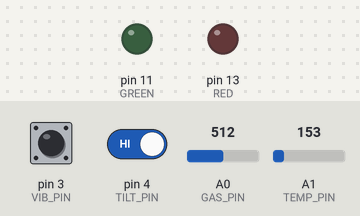
This sketch was run on a simulated Arduino Uno, built with avr-gcc and run on an emulated ATmega328P. Parts: output pins drawn as LEDs (lit = HIGH). Inputs (shaded band) come from the test bench; at power-on: A1 (TEMP_PIN) = 153, pin 3 (VIB_PIN) HIGH, pin 4 (TILT_PIN) HIGH, A0 (GAS_PIN) = 512. What the sketch prints to the serial monitor is not drawn.

Above: at 0.01 s.
At 2.9 s:
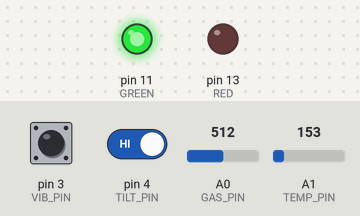
3.0 s: A1 (TEMP_PIN) set to 181
5.8 s: A1 (TEMP_PIN) set to 211
At 7.3 s:
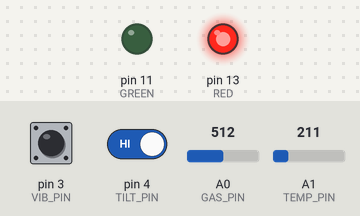
Timing chart, 0 to 8.8 s (numbered marks = the images above; inputs shaded):
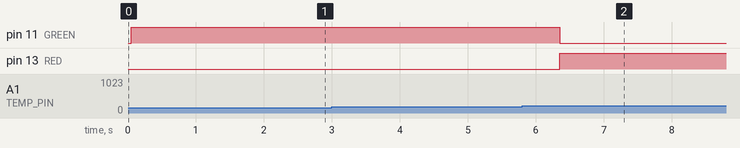

Measured:
- the behaviour switches between 194 and 195 on A1 (TEMP_PIN) (found by bisection; images 1 and 2)
- after the input at 5.8 s, pin 11 (GREEN): HIGH → LOW after 0.55 s; pin 13 (RED): LOW → HIGH after 0.55 s

The sketch:

coal-mine.ino
```cpp
// ----------- PIN DEFINITIONS -----------
#define TEMP_PIN A1
#define GAS_PIN A0
#define VIB_PIN 3
#define TILT_PIN 4

#define GREEN 11
#define RED 13

// ----------- SETUP -----------
void setup() {
  Serial.begin(9600);

  pinMode(VIB_PIN, INPUT_PULLUP);
  pinMode(TILT_PIN, INPUT_PULLUP);

  pinMode(GREEN, OUTPUT);
  pinMode(RED, OUTPUT);
}

// ----------- LOOP -----------
void loop() {

  // 🌡️ Temperature (TMP36)
  int tempReading = analogRead(TEMP_PIN);
  float voltage = tempReading * (5.0 / 1023.0);
  float temperature = (voltage - 0.5) * 100;

  // ⛽ Gas
  int gas = analogRead(GAS_PIN);

  // 📳 Vibration
  int vibration = digitalRead(VIB_PIN);

  // 🧱 Tilt (Stress)
  int tilt = digitalRead(TILT_PIN);

  // ----------- DISPLAY DATA -----------
  Serial.println("------ SENSOR DATA ------");

  Serial.print("Temperature: ");
  Serial.print(temperature);
  Serial.println(" °C");

  Serial.print("Gas Level: ");
  Serial.println(gas);

  Serial.print("Vibration: ");
  Serial.println(vibration == LOW ? "DETECTED" : "NORMAL");

  Serial.print("Stress (Tilt): ");
  Serial.println(tilt == LOW ? "TILTED" : "STABLE");

  // ----------- RESET LEDs -----------
  digitalWrite(GREEN, LOW);
  digitalWrite(RED, LOW);

  // ----------- ALERT LOGIC -----------

  // 🔴 DANGER
  if (temperature > 45 || gas > 700 || vibration == LOW || tilt == LOW) {
    digitalWrite(RED, HIGH);
    Serial.println("🔴 STATUS: DANGER!");
  }


  // 🟢 SAFE
  else {
    digitalWrite(GREEN, HIGH);
    Serial.println("🟢 STATUS: SAFE");
  }

  Serial.println("--------------------------------\n");

  delay(2000);
}
```
